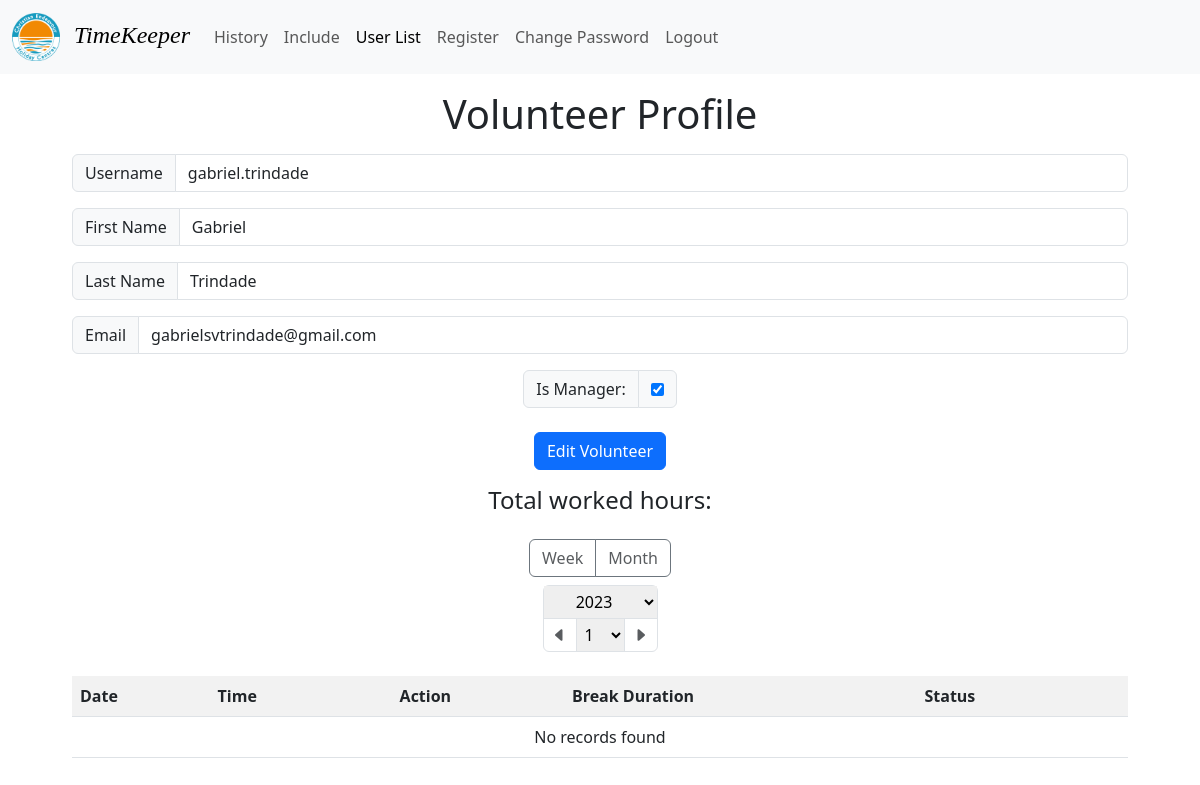
The page /users/3?month=None&year=None&number= (signed in) on the database its author committed.
### auths/models.py (models this page shows)
class CustomUser(AbstractUser):
    is_password_reset = models.BooleanField(default=False)

### backend/views.py (the view, shortened to what this page needs)
# urls.py: path("users/<int:user_id>", views.user, name="user"),
def user(request, user_id):
    current_week = f"?month=false&year={datetime.now().year}&number={datetime.now().strftime('%V')}"
    if not request.user.is_authenticated:
        messages.success(request, "You must login to access this page")
        return redirect("/auths")
    elif not request.user.is_password_reset:
        messages.success(
            request, "You must reset your password before accessing the application")
        return redirect("/auths/password")
    if not request.user.is_staff:
        messages.success(request, "You can't access this page")
        return redirect(f"/history{current_week}")
    listed_user = CustomUser.objects.get(id=user_id)
    record = Record()
    try:
        year = int(request.GET.get('year'))
        number = int(request.GET.get('number'))
        is_month = request.GET.get('month') == 'true'
        records = record.get_records(listed_user, year, number, is_month)
        earliest_record = (
            Record.objects.filter(user=listed_user).earliest(
                "date__year").date.year
        )
        context = {
            "listed_user": listed_user,
            "records": records,
            "workedHours": calculate_worked_hours(records),
            "years": range(earliest_record, datetime.now().year + 1),
        }
    except:
        context = {
            "records": [],
            "years": range(datetime.now().year, datetime.now().year + 1),
        }
    context = {
        **context,
        "listed_user": listed_user,
        "isHistory": False,
        "year": request.GET.get("year"),
        "month": request.GET.get("month"),
        "number": request.GET.get("number"),
        "range": range(1, 13) if request.GET.get("month") == "true" else range(1, 53),
    }
    return render(request, "backend/user.html", context)

### backend/templates/backend/user.html (shortened to what this page needs)
{% extends 'backend/base.html' %} {% block content%} {% load static %}
<div>
  {% include 'auths/volunteerForm.html' %} {% include './historyTable.html' %}
</div>
{% endblock %}

### auths/templates/auths/volunteerForm.html (shortened to what this page needs)
<div class="userContainer text-center">
  {% if 'register' in request.path %}
  <h2 class="mb-3 fs-1">Register Volunteer</h2>
  {% else %}
  <h2 class="mb-3 fs-1">Volunteer Profile</h2>
  {% endif %}
  <form action="" method="post">
    <p>
      <div class="input-group">
        <span class="input-group-text">Username</span>
        <input type="text" class="form-control" name="username" value="{{ listed_user.username }}" required>
      </div>
    </p>
    <p>
      <div class="input-group">
        <span class="input-group-text">First Name</span>
        <input type="text" class="form-control" name="firstName" value="{{ listed_user.first_name }}" required>
      </div>
    </p>
    <p>
      <div class="input-group">
        <span class="input-group-text">Last Name</span>
        <input type="text" class="form-control" name="lastName" value="{{ listed_user.last_name }}" required>
      </div>
    </p>
    <p>
      <div class="input-group">
        <span class="input-group-text">Email</span>
        <input type="email" class="form-control" name="email" value="{{ listed_user.email }}" required>
      </div>
    </p>
    <p>
      <div class="input-group flex-nowrap my-2 mb-4 justify-content-center">
        <span class="input-group-text" for="role">Is Manager:</span>
        <div class="input-group-text">
          <input type="checkbox" id="userRole" name="role" {% if listed_user.is_staff %} checked {% endif %}>
        </div>
      </div>
    </p>
    <input type="submit" class="btn btn-primary" value="{% if 'register' in request.path %}Register{% else %}Edit{% endif %} Volunteer">
  </form>
</div>

### rows shown on the page
CustomUser: username "gabriel.trindade", firstName "Gabriel", lastName "Trindade", email "gabrielsvtrindade@gmail.com", is_staff "☑"

### other values the page prints
form field value "1"
